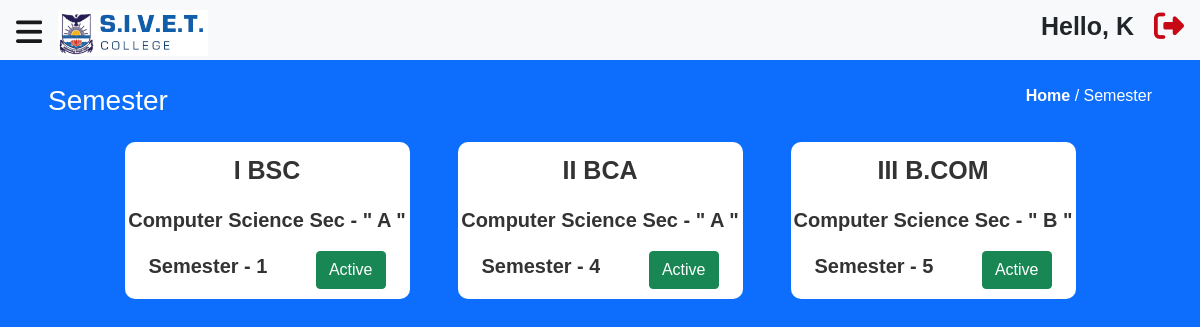
The page /main/viewSemester.php (signed in) on the database its author committed.
### tables this page shows
CREATE TABLE  `semester` (
  `semester_id` int NOT NULL AUTO_INCREMENT,
  `class_id` int NOT NULL,
  `sem1_start` varchar(30) NOT NULL,
  `sem1_end` varchar(30) NOT NULL,
  `sem2_start` varchar(30) NOT NULL,
  `sem2_end` varchar(30) NOT NULL,
  `sem3_start` varchar(30) NOT NULL,
  `sem3_end` varchar(30) NOT NULL,
  `sem4_start` varchar(30) NOT NULL,
  `sem4_end` varchar(30) NOT NULL,
  `sem5_start` varchar(30) NOT NULL,
  `sem5_end` varchar(30) NOT NULL,
  `sem6_start` varchar(30) NOT NULL,
  `sem6_end` varchar(30) NOT NULL,
  `sem_num` int NOT NULL,
  `active` int NOT NULL,
  `highest_sem` int NOT NULL,
  `sem_complete` int NOT NULL,
  `create_date` datetime DEFAULT NULL,
  `create_by` int NOT NULL,
  `modify_date` datetime DEFAULT NULL,
  `modify_by` int NOT NULL,
  PRIMARY KEY (`semester_id`)
);

CREATE TABLE  `class` (
  `class_id` int NOT NULL AUTO_INCREMENT,
  `class_name` varchar(100) NOT NULL,
  `section` varchar(10) NOT NULL,
  `department` varchar(100) NOT NULL,
  `year` varchar(20) NOT NULL,
  `hod_id` int NOT NULL,
  `staff_id` int NOT NULL,
  `create_by` int NOT NULL,
  `created_date` datetime NOT NULL,
  `modify_by` int DEFAULT NULL,
  `modify_date` datetime DEFAULT NULL,
  PRIMARY KEY (`class_id`)
);

### main/viewSemester.php (the view, shortened to what this page needs)
<?php
include("../include/config.php");
?>
<!DOCTYPE html>
<html lang="en">
<head>
    <link rel="stylesheet" href="https://cdnjs.cloudflare.com/ajax/libs/bootstrap/5.0.1/css/bootstrap.min.css">
    <link rel="stylesheet" href="https://cdnjs.cloudflare.com/ajax/libs/font-awesome/6.2.0/css/all.min.css" />
    <link rel="stylesheet" href="./style.css">
</head>
<body class="bg-primary">
    <?php
    include_once("../include/navBar.php");
    ?>
    <div class="header d-flex justify-content-between text-white pt-0 pb-0 p-5">
        <div class="titel ">
            <h3>Semester</h3>
        </div>
        <div class="return ">
            <p><a href="./index.php">Home</a> / Semester</p>
        </div>
    </div>
    <div class="container">
        <div class="row  d-flex justify-content-center">
            <?php
            $query = "SELECT c.class_id, c.class_name, c.department, c.section, s.sem_num, s.active, s.highest_sem , s.sem4_end, s.sem6_end, s.sem_complete
            FROM class c
            LEFT JOIN semester s ON s.class_id = c.class_id  WHERE s.sem_complete = 0 AND (s.active = 0 OR s.active = 1) ";
            $result = mysqli_query($conn, $query);
            if (mysqli_num_rows($result) > 0) {
                while ($row = mysqli_fetch_assoc($result)) {
                    if ($row['sem_num'] == 1 || $row['sem_num'] == 2) {
                        $year = "I";
                    } elseif ($row['sem_num'] == 3 || $row['sem_num'] == 4) {
                        $year = "II";
                    } elseif ($row['sem_num'] == 5 || $row['sem_num'] == 6) {
                        $year = "III";
                    } else {
                        $year = "I";
                    }
                    if ($row['active'] == 1) {
                        $status = "Active";
                        $color = "success";
                    } elseif ($row['sem_num'] == $row['highest_sem']) {
                        $status = "Complete";
                        $color = "primary";
                    } else {
                        $status = "Unactive";
                        $color = "warning";
                    }
                    if ($row['sem_num'] != 0) {
                        $semester = "Semester - " . $row['sem_num'];
                    } else {
                        $semester = 'Semester - 1';
                    }
                    ?>
                    <a href="./semester.php?class_id=<?php echo $row['class_id']; ?>"
                        class="fields1 col-10 col-lg-3  m-4 mt-3 mb-3">
                        <p class="txt1">
                            <?php echo $year . " " . $row['class_name']; ?>
                        </p>
                        <p class="txt2">
                            <?php echo $row['department']; ?> Sec - "
                            <?php echo $row['section']; ?> "
                        </p>
                        <div class="txt3 d-flex justify-content-between pt-0 pb-0 p-4">
                            <span>
                                <?php echo $semester; ?>
                            </span>
                            <span class="btn btn-<?php echo $color; ?> text-wrap"><?php echo $status; ?></span>
                        </div>
                    </a>
                    <?php
                }
            }
            ?>
        </div>
    </div>
</body>
</html>

### main/style.css (style rules this page uses)
* { margin: 0; padding: 0; font-family: "Ponniens", sans-serif; overflow-x: hidden; }
.container .fields, .container .fields1 { position: relative; text-align: center; padding: 60px 0; border-radius: 10px; cursor: pointer; transition: all 0.3s ease; background-color: #fff; overflow-y: hidden; text-decoration: none; color: #333; }
.container .fields1 { padding: 10px 0; }
.container .fields1 .txt1 { font-size: 25px; font-weight: 900; }
.container .fields1 .txt2, .container .fields1 .txt3 { font-size: 20px; font-weight: 700; }
.header .return a { text-decoration: none; color: #fff; font-weight: 700; }

### rows shown on the page
semester: sem_num "I", class.class_name "BSC", class.department "Computer Science", class.section "A", sem_num "Semester - 1", active "Active"
semester: sem_num "II", class.class_name "BCA", class.department "Computer Science", class.section "A", sem_num "Semester - 4", active "Active"
semester: sem_num "III", class.class_name "B.COM", class.department "Computer Science", class.section "B", sem_num "Semester - 5", active "Active"

### other values the page prints
$_SESSION['user_name'] "K"
